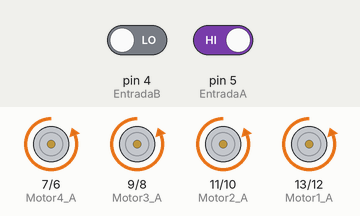
Simulated run of this sketch. Board: Arduino Uno, built with avr-gcc and run on an emulated ATmega328P. On the bench: motor-driver pin pairs drawn as motors (green arrow = first pin HIGH = forward, orange = second pin HIGH = backward, longer = more drive). The inputs (shaded band) are chosen by the test bench; at power-on: pin 4 (EntradaB) LOW, pin 5 (EntradaA) HIGH.

Above: at 1.2 s.
1.3 s: pin 4 (EntradaB) driven HIGH
At 1.9 s:
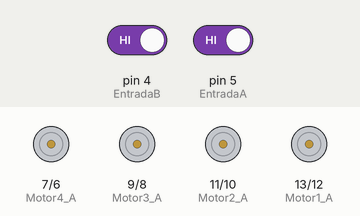
2.8 s: pin 5 (EntradaA) driven LOW
At 4.0 s:
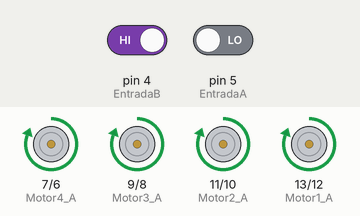
4.3 s: pin 5 (EntradaA) driven HIGH
At 5.3 s:
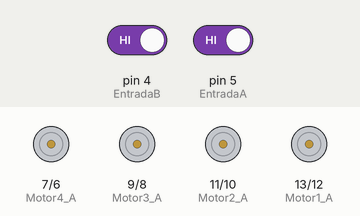
5.8 s: pin 4 (EntradaB) driven LOW
At 6.5 s:
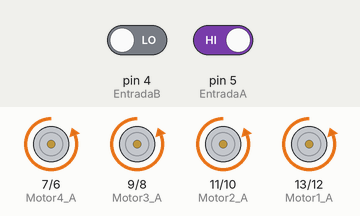
Timing chart, 0 to 8.3 s (numbered marks = the images above; inputs shaded):
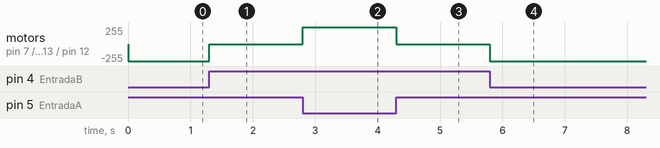

The sketch:

Robot_Wifi.ino
```cpp
int Motor1_A  = 13;
int Motor1_B  = 12;
int Motor2_A  = 11;
int Motor2_B  = 10;
int Motor3_A  = 9;
int Motor3_B  = 8;
int Motor4_A  = 7;
int Motor4_B  = 6;

int EntradaA  = 5;
int EntradaB  = 4;

void Adelante();
void Atras();
void Stop();

void setup()
{
  pinMode(Motor1_A,OUTPUT);
  pinMode(Motor1_B,OUTPUT);
  pinMode(Motor2_A,OUTPUT);
  pinMode(Motor2_B,OUTPUT);
  pinMode(Motor3_A,OUTPUT);
  pinMode(Motor3_B,OUTPUT);
  pinMode(Motor4_A,OUTPUT);
  pinMode(Motor4_B,OUTPUT);
  pinMode(EntradaA,INPUT);
  pinMode(EntradaB,INPUT);

}

void loop()
{
  if      (digitalRead(EntradaA) == 0 && digitalRead(EntradaB) == 1) Adelante();
  else if (digitalRead(EntradaA) == 1 && digitalRead(EntradaB) == 0) Atras();
  else    Stop();
}

void Adelante()
{
  digitalWrite(Motor1_A,HIGH);
  digitalWrite(Motor1_B,LOW);
  digitalWrite(Motor2_A,HIGH);
  digitalWrite(Motor2_B,LOW);
  digitalWrite(Motor3_A,HIGH);
  digitalWrite(Motor3_B,LOW);
  digitalWrite(Motor4_A,HIGH);
  digitalWrite(Motor4_B,LOW);
}

void Atras()
{
  digitalWrite(Motor1_A,LOW);
  digitalWrite(Motor1_B,HIGH);
  digitalWrite(Motor2_A,LOW);
  digitalWrite(Motor2_B,HIGH);
  digitalWrite(Motor3_A,LOW);
  digitalWrite(Motor3_B,HIGH);
  digitalWrite(Motor4_A,LOW);
  digitalWrite(Motor4_B,HIGH);
}
void Stop()
{
  digitalWrite(Motor1_A,LOW);
  digitalWrite(Motor1_B,LOW);
  digitalWrite(Motor2_A,LOW);
  digitalWrite(Motor2_B,LOW);
  digitalWrite(Motor3_A,LOW);
  digitalWrite(Motor3_B,LOW);
  digitalWrite(Motor4_A,LOW);
  digitalWrite(Motor4_B,LOW);
}
```

Measured:
- after the input at 1.3 s, motor on pin 7 (Motor4_A) / pin 6 (Motor4_B), motor on pin 9 (Motor3_A) / pin 8 (Motor3_B), motor on pin 11 (Motor2_A) / pin 10 (Motor2_B), motor on pin 13 (Motor1_A) / pin 12 (Motor1_B): backward 255/255 → stopped at once
- after the input at 2.8 s, motor on pin 7 (Motor4_A) / pin 6 (Motor4_B), motor on pin 9 (Motor3_A) / pin 8 (Motor3_B), motor on pin 11 (Motor2_A) / pin 10 (Motor2_B), motor on pin 13 (Motor1_A) / pin 12 (Motor1_B): stopped → forward 255/255 at once
- after the input at 4.3 s, motor on pin 7 (Motor4_A) / pin 6 (Motor4_B), motor on pin 9 (Motor3_A) / pin 8 (Motor3_B), motor on pin 11 (Motor2_A) / pin 10 (Motor2_B), motor on pin 13 (Motor1_A) / pin 12 (Motor1_B): forward 255/255 → stopped at once
- after the input at 5.8 s, motor on pin 7 (Motor4_A) / pin 6 (Motor4_B), motor on pin 9 (Motor3_A) / pin 8 (Motor3_B), motor on pin 11 (Motor2_A) / pin 10 (Motor2_B), motor on pin 13 (Motor1_A) / pin 12 (Motor1_B): stopped → backward 255/255 at once
